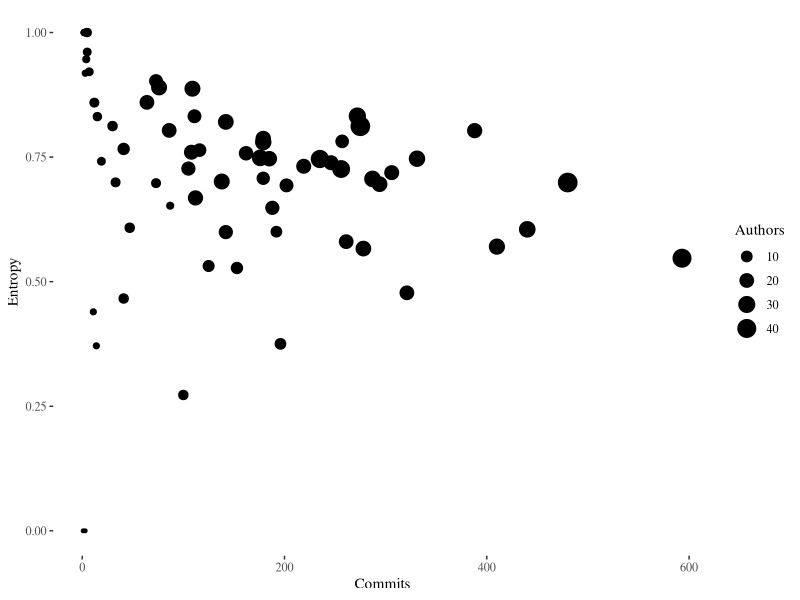
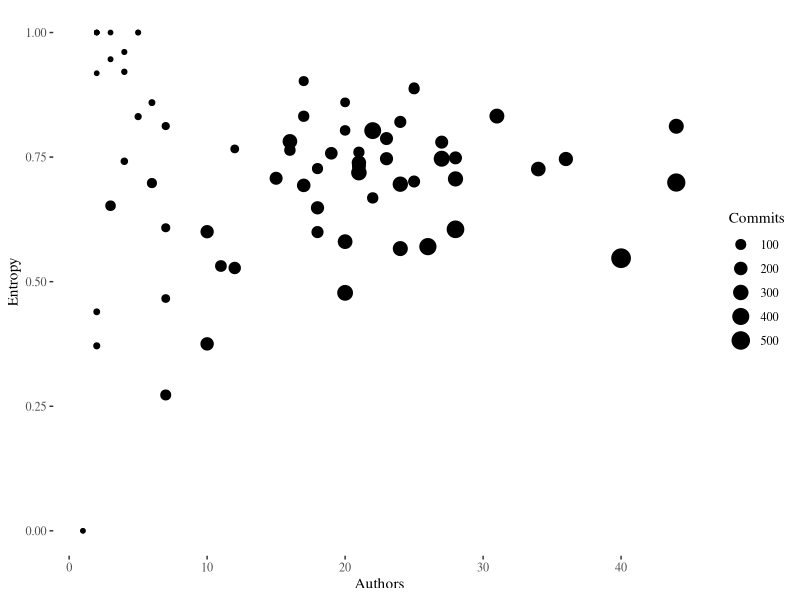

These figures' R source, in order:
## ---- chunk 1
library(ggplot2)
library(ggthemes)
entropy <- read.csv("../data/file-entropy.csv")
entropy.c <- read.csv("../data/current-files.csv")
entropy.r <- read.csv("../data/perl6-rakudo-current-files.csv")

## ---- chunk 2
commits.t <- read.csv("../data/commits.csv")
commits.t$Month <- as.Date(commits.t$Month)
ggplot(commits.t, aes(x=Commits,y=Entropy,size=Authors))+geom_point()+theme_tufte()
ggplot(commits.t, aes(x=Authors,y=Entropy,size=Commits))+geom_point()+theme_tufte()
